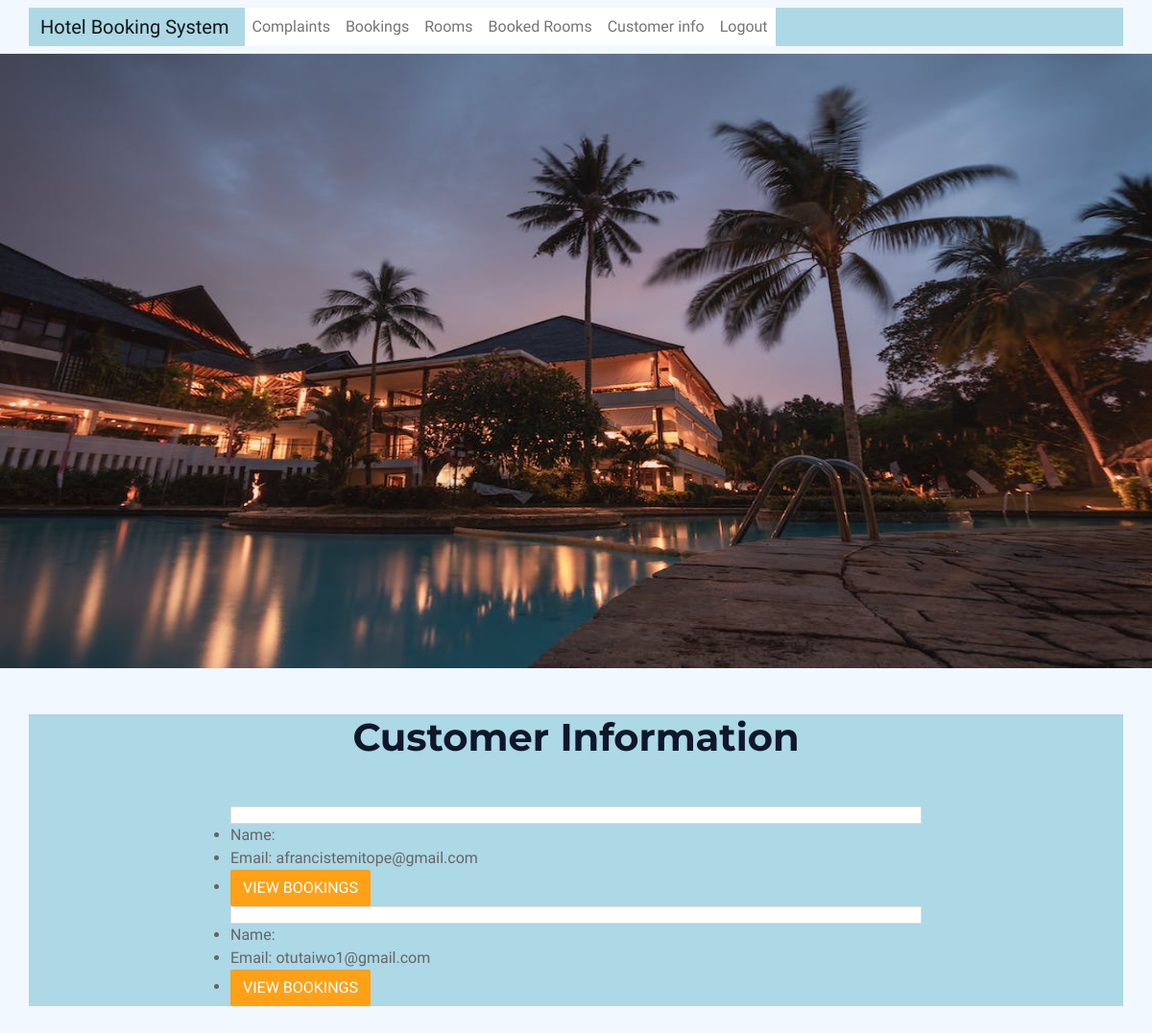
The page /customer_info/ (signed in) on the database as committed earlier.
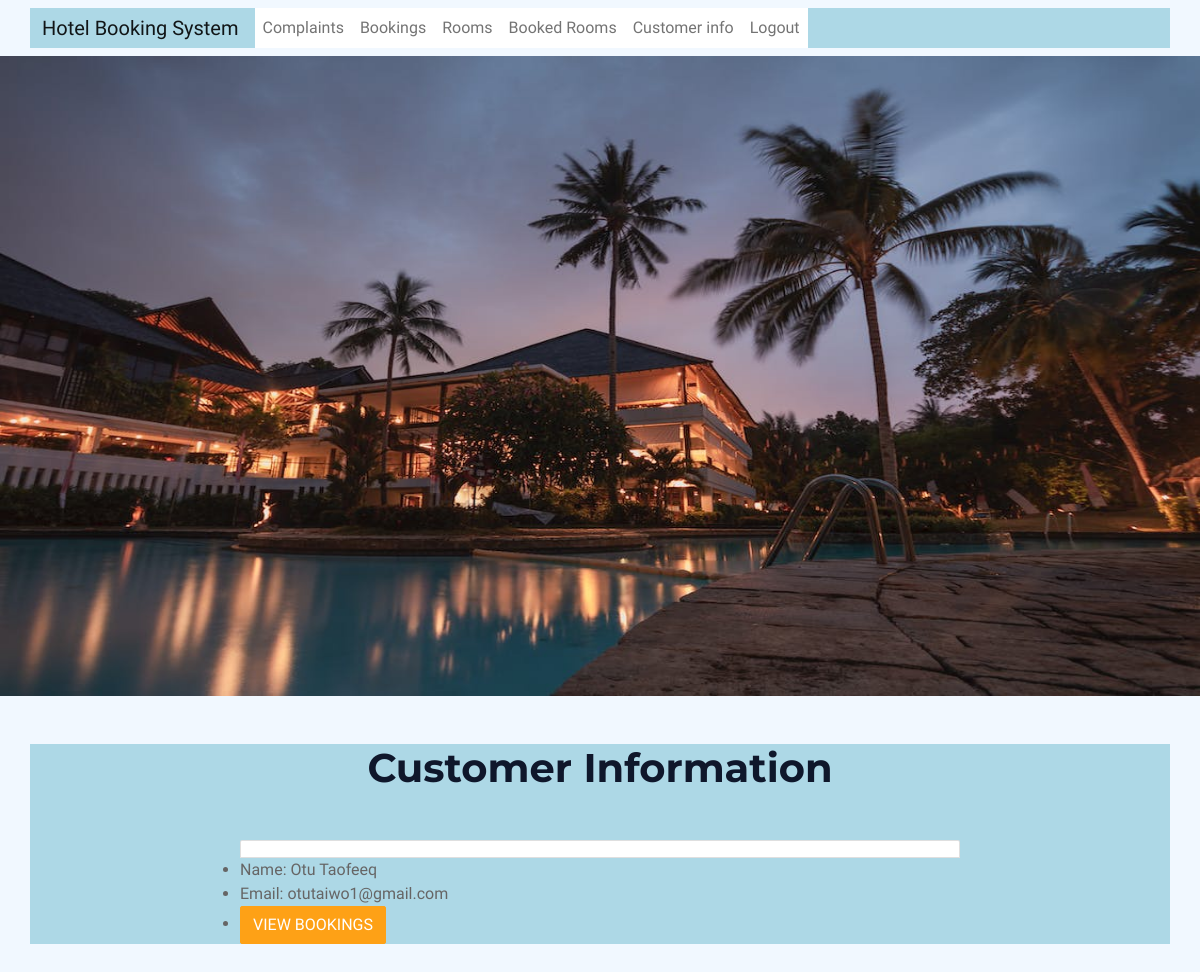
The same page on the database as committed later.
### bookings/models.py (models this page shows, shortened)
class Booking(models.Model):
    user = models.ForeignKey(settings.AUTH_USER_MODEL, on_delete=models.CASCADE)
    admin_user= models.ForeignKey(settings.AUTH_USER_MODEL, on_delete=models.CASCADE, related_name='bookings_admin', default=1)
    room = models.ForeignKey(Room, on_delete=models.CASCADE)
    check_in = models.DateField()
    check_out = models.DateField()
    created_at = models.DateTimeField(auto_now_add=True)
    updated_at = models.DateTimeField(auto_now=True)
    status_choices = [
        ('pending', 'Pending'),
        ('accepted', 'Accepted'),
        ('rejected', 'Rejected'),
    ]
    status = models.CharField(max_length=10, choices=status_choices, default='pending')
    number_of_guests = models.PositiveIntegerField()
    customer_email = models.EmailField(max_length=255)
    customer_name =  models.CharField(max_length=100, default='')

### accounts/models.py (models this page shows, shortened)
class CustomUser(AbstractBaseUser):
    email = models.EmailField(verbose_name='Email', max_length=255, unique=True)
    first_name = models.CharField(verbose_name='First Name', max_length=255, blank=True)
    last_name = models.CharField(verbose_name='Last Name', max_length=255, blank=True)
    is_staff = models.BooleanField(default=False)
    is_active = models.BooleanField(default=True)
    is_admin = models.BooleanField(default=False)
    is_customer = models.BooleanField(default=True)
    is_superuser = models.BooleanField(default=False)
    created_at = models.DateTimeField(auto_now_add=True)
    updated_at = models.DateTimeField(auto_now=True)
    objects = CustomUserManager()
    USERNAME_FIELD = 'email'
    REQUIRED_FIELDS = []

### bookings/views.py (the view)
# urls.py: path('customer_info/', views.customer_info, name='customer_info'),
@login_required
def customer_info(request):
    bookings = Booking.objects.all()
    return render(request, 'customer_info.html', {'bookings': bookings})

### bookings/templates/customer_info.html
{% extends 'base.html' %}
{% block content %}
  <div class="container my-5">
    <h1 class="text-center mb-5">Customer Information</h1>
    {% if bookings %}
      <div class="row">
        <div class="col-md-8 offset-md-2">
          <ul class="list-group">
            {% for booking in bookings %}
              <li class="list-group-item d-flex justify-content-between align-items-center">
                <li>Name: {{ booking.customer_name }}</li>
                <li>Email: {{ booking.user.email }}<li>
                <a href="{% url 'bookings:customer_bookings' booking.user.id %}" class="btn btn-primary">View Bookings</a>
              </li>
            {% endfor %}
          </ul>
        </div>
      </div>
    {% else %}
      <p class="text-center">No Customer.</p>
    {% endif %}
  </div>
{% endblock %}

Rows that differ between the two databases and show on the page:
removed Booking: user.email "afrancistemitope@gmail.com"
removed Booking: user.email "otutaiwo1@gmail.com"
added Booking: customer_name "Otu Taofeeq", user.email "otutaiwo1@gmail.com"
